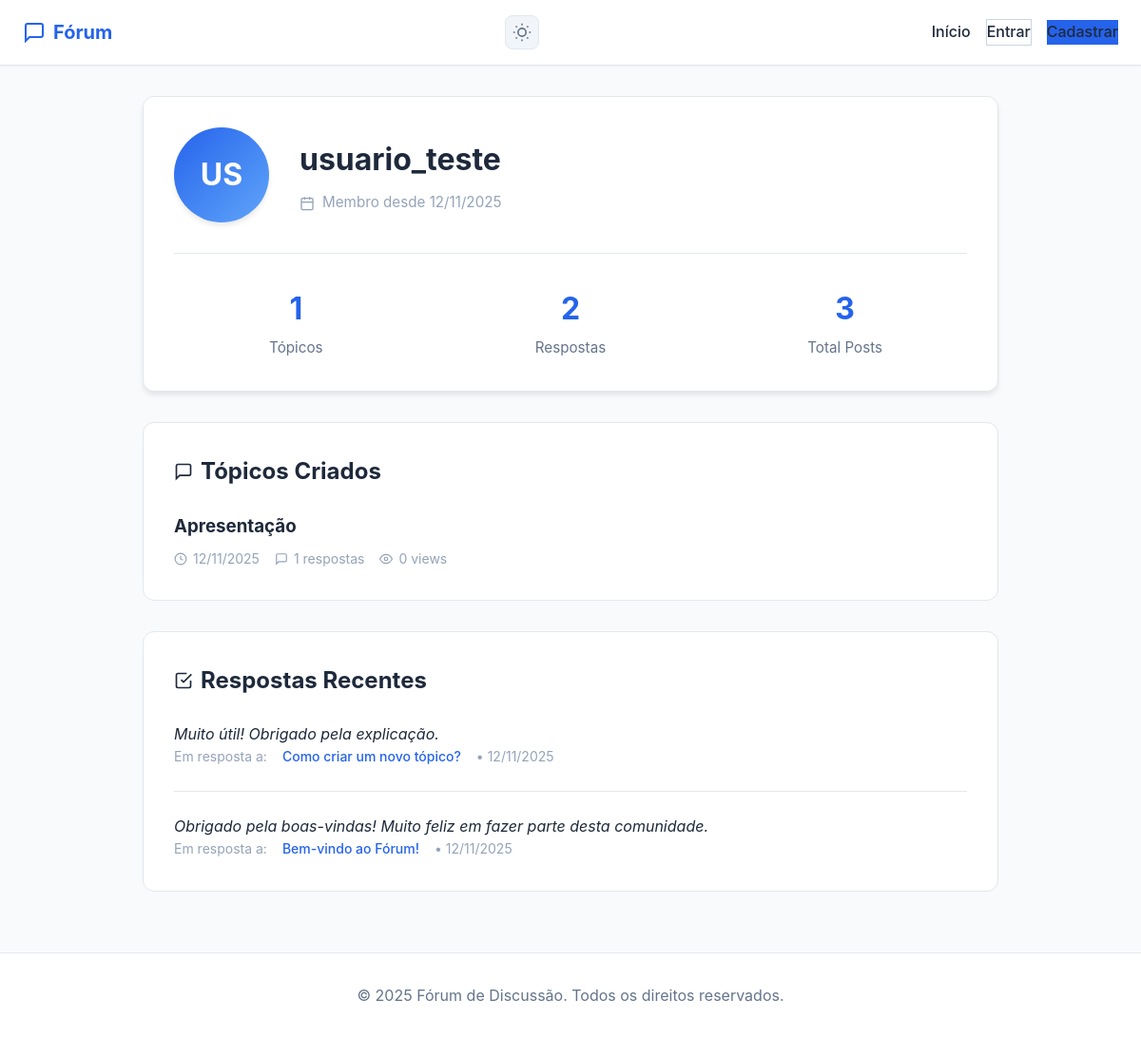
The page /usuario/perfil.php?id=2 on the database its author committed.
### tables this page shows
CREATE TABLE usuarios (
    id INT AUTO_INCREMENT PRIMARY KEY,
    nome_usuario VARCHAR(50) UNIQUE NOT NULL,
    email VARCHAR(100) UNIQUE NOT NULL,
    senha_hash VARCHAR(255) NOT NULL,
    data_cadastro DATETIME DEFAULT CURRENT_TIMESTAMP,
    INDEX idx_email (email),
    INDEX idx_nome_usuario (nome_usuario)
);

CREATE TABLE topicos (
    id INT AUTO_INCREMENT PRIMARY KEY,
    id_usuario INT NOT NULL,
    titulo VARCHAR(200) NOT NULL,
    conteudo TEXT NOT NULL,
    visualizacoes INT DEFAULT 0,
    data_criacao DATETIME DEFAULT CURRENT_TIMESTAMP,
    FOREIGN KEY (id_usuario) REFERENCES usuarios(id) ON DELETE CASCADE,
    INDEX idx_data_criacao (data_criacao DESC),
    INDEX idx_usuario (id_usuario)
);

CREATE TABLE respostas (
    id INT AUTO_INCREMENT PRIMARY KEY,
    id_topico INT NOT NULL,
    id_usuario INT NOT NULL,
    conteudo TEXT NOT NULL,
    data_criacao DATETIME DEFAULT CURRENT_TIMESTAMP,
    FOREIGN KEY (id_topico) REFERENCES topicos(id) ON DELETE CASCADE,
    FOREIGN KEY (id_usuario) REFERENCES usuarios(id) ON DELETE CASCADE,
    INDEX idx_topico (id_topico),
    INDEX idx_data_criacao (data_criacao)
);

### config.php (called while the page is built, shortened)
<?php
function limparInput($data) {
    $data = trim($data);
    $data = stripslashes($data);
    $data = htmlspecialchars($data, ENT_QUOTES, 'UTF-8');
    return $data;
}
function estaLogado() {
    return isset($_SESSION['user_id']) && !empty($_SESSION['user_id']);
}
?>

### usuario/perfil.php (the view, shortened to what this page needs)
<?php
require_once '../config.php';
$usuario_id = intval($_GET['id']);
$conn = conectarDB();
$stmt = $conn->prepare("SELECT id, nome_usuario, email, data_cadastro FROM usuarios WHERE id = ?");
$stmt->bind_param("i", $usuario_id);
$stmt->execute();
$resultado = $stmt->get_result();
$usuario = $resultado->fetch_assoc();
$stmt = $conn->prepare("SELECT COUNT(*) as total FROM topicos WHERE id_usuario = ?");
$stmt->bind_param("i", $usuario_id);
$stmt->execute();
$total_topicos = $stmt->get_result()->fetch_assoc()['total'];
$stmt = $conn->prepare("SELECT COUNT(*) as total FROM respostas WHERE id_usuario = ?");
$stmt->bind_param("i", $usuario_id);
$stmt->execute();
$total_respostas = $stmt->get_result()->fetch_assoc()['total'];
$stmt = $conn->prepare("SELECT t.id, t.titulo, t.data_criacao, t.visualizacoes,
                        (SELECT COUNT(*) FROM respostas WHERE id_topico = t.id) as total_respostas
                        FROM topicos t
                        WHERE t.id_usuario = ?
                        ORDER BY t.data_criacao DESC
                        LIMIT 5");
$stmt->bind_param("i", $usuario_id);
$stmt->execute();
$topicos_recentes = $stmt->get_result();
$stmt = $conn->prepare("SELECT r.id, r.conteudo, r.data_criacao, t.id as topico_id, t.titulo as topico_titulo
                        FROM respostas r
                        INNER JOIN topicos t ON r.id_topico = t.id
                        WHERE r.id_usuario = ?
                        ORDER BY r.data_criacao DESC
                        LIMIT 5");
$stmt->bind_param("i", $usuario_id);
$stmt->execute();
$respostas_recentes = $stmt->get_result();
function gerarIniciais($nome) {
    $palavras = explode(' ', $nome);
    return strtoupper(substr($nome, 0, 2));
}
include '../includes/header.php';
?>
<div class="perfil-container">
    <div class="perfil-card">
        <div class="perfil-header">
            <div class="avatar-large">
                <?php echo gerarIniciais($usuario['nome_usuario']); ?>
            </div>
            <div class="perfil-info">
                <h1><?php echo limparInput($usuario['nome_usuario']); ?></h1>
                <p class="membro-desde">
                    <svg width="16" height="16" viewBox="0 0 24 24" fill="none" stroke="currentColor" stroke-width="2">
                        <rect x="3" y="4" width="18" height="18" rx="2" ry="2"></rect>
                        <line x1="16" y1="2" x2="16" y2="6"></line>
                        <line x1="8" y1="2" x2="8" y2="6"></line>
                        <line x1="3" y1="10" x2="21" y2="10"></line>
                    </svg>
                    Membro desde <?php echo date('d/m/Y', strtotime($usuario['data_cadastro'])); ?>
                </p>
            </div>
        </div>
        <div class="perfil-stats">
            <div class="stat-item">
                <div class="stat-value"><?php echo $total_topicos; ?></div>
                <div class="stat-label">Tópicos</div>
            </div>
            <div class="stat-item">
                <div class="stat-value"><?php echo $total_respostas; ?></div>
                <div class="stat-label">Respostas</div>
            </div>
            <div class="stat-item">
                <div class="stat-value"><?php echo $total_topicos + $total_respostas; ?></div>
                <div class="stat-label">Total Posts</div>
            </div>
        </div>
    </div>
    <div class="atividades-section">
        <h2>
            <svg width="20" height="20" viewBox="0 0 24 24" fill="none" stroke="currentColor" stroke-width="2">
                <path d="M21 15a2 2 0 0 1-2 2H7l-4 4V5a2 2 0 0 1 2-2h14a2 2 0 0 1 2 2z"></path>
            </svg>
            Tópicos Criados
        </h2>
        <?php if ($topicos_recentes->num_rows > 0): ?>
            <div class="atividades-lista">
                <?php while ($topico = $topicos_recentes->fetch_assoc()): ?>
                    <div class="atividade-item">
                        <h3>
                            <a href="/forum/topicos/ver.php?id=<?php echo $topico['id']; ?>">
                                <?php echo limparInput($topico['titulo']); ?>
                            </a>
                        </h3>
                        <div class="atividade-meta">
                            <span>
                                <svg width="14" height="14" viewBox="0 0 24 24" fill="none" stroke="currentColor" stroke-width="2">
                                    <circle cx="12" cy="12" r="10"></circle>
                                    <polyline points="12 6 12 12 16 14"></polyline>
                                </svg>
                                <?php echo date('d/m/Y', strtotime($topico['data_criacao'])); ?>
                            </span>
                            <span>
                                <svg width="14" height="14" viewBox="0 0 24 24" fill="none" stroke="currentColor" stroke-width="2">
                                    <path d="M21 15a2 2 0 0 1-2 2H7l-4 4V5a2 2 0 0 1 2-2h14a2 2 0 0 1 2 2z"></path>
                                </svg>
                                <?php echo $topico['total_respostas']; ?> respostas
                            </span>
                            <span>
                                <svg width="14" height="14" viewBox="0 0 24 24" fill="none" stroke="currentColor" stroke-width="2">
                                    <path d="M1 12s4-8 11-8 11 8 11 8-4 8-11 8-11-8-11-8z"></path>
                                    <circle cx="12" cy="12" r="3"></circle>
                                </svg>
                                <?php echo $topico['visualizacoes']; ?> views
                            </span>
                        </div>
                    </div>
                <?php endwhile; ?>
            </div>
        <?php else: ?>
            <p class="sem-atividades">Nenhum tópico criado ainda.</p>
        <?php endif; ?>
    </div>
    <div class="atividades-section">
        <h2>
            <svg width="20" height="20" viewBox="0 0 24 24" fill="none" stroke="currentColor" stroke-width="2">
                <polyline points="9 11 12 14 22 4"></polyline>
                <path d="M21 12v7a2 2 0 0 1-2 2H5a2 2 0 0 1-2-2V5a2 2 0 0 1 2-2h11"></path>
            </svg>
            Respostas Recentes
        </h2>
        <?php if ($respostas_recentes->num_rows > 0): ?>
            <div class="atividades-lista">
                <?php while ($resposta = $respostas_recentes->fetch_assoc()): ?>
                    <div class="atividade-item">
                        <p class="resposta-preview">
                            <?php
                            $preview = limparInput($resposta['conteudo']);
                            echo strlen($preview) > 100 ? substr($preview, 0, 100) . '...' : $preview;
                            ?>
                        </p>
                        <div class="atividade-meta">
                            <span>Em resposta a:</span>
                            <a href="/forum/topicos/ver.php?id=<?php echo $resposta['topico_id']; ?>">
                                <?php echo limparInput($resposta['topico_titulo']); ?>
                            </a>
                            <span class="data-resposta">
                                • <?php echo date('d/m/Y', strtotime($resposta['data_criacao'])); ?>
                            </span>
                        </div>
                    </div>
                <?php endwhile; ?>
            </div>
        <?php else: ?>
            <p class="sem-atividades">Nenhuma resposta ainda.</p>
        <?php endif; ?>
    </div>
</div>
<?php
include '../includes/footer.php';
?>

### includes/header.php (shortened to what this page needs)
<!DOCTYPE html>
<html lang="pt-BR">
<head>
    <link rel="stylesheet" href="/forum/assets/css/style.css">
</head>
<body>
    <nav class="navbar">
        <div class="container">
            <div class="nav-content">
                <a href="/forum/index.php" class="logo">
                    <svg width="24" height="24" viewBox="0 0 24 24" fill="none" stroke="currentColor" stroke-width="2">
                        <path d="M21 15a2 2 0 0 1-2 2H7l-4 4V5a2 2 0 0 1 2-2h14a2 2 0 0 1 2 2z"></path>
                    </svg>
                    Fórum
                </a>
                <button id="theme-switcher" class="btn-icon" title="Mudar tema">
                </button>
                <div class="nav-links">
                    <a href="/forum/index.php">Início</a>
                    <?php if (estaLogado()): ?>
                        <a href="/forum/topicos/criar.php" class="btn-primary">Novo Tópico</a>
                        <span class="user-info">Olá, <strong><?php echo limparInput(obterNomeUsuario()); ?></strong></span>
                        <a href="/forum/auth/logout.php" class="btn-outline">Sair</a>
                    <?php else: ?>
                        <a href="/forum/auth/login.php" class="btn-outline">Entrar</a>
                        <a href="/forum/auth/registro.php" class="btn-primary">Cadastrar</a>
                    <?php endif; ?>
                </div>
            </div>
        </div>
    </nav>
    <main class="main-container">

### includes/footer.php (shortened to what this page needs)
    </main>
    <footer class="footer">
        <div class="container">
            <p>&copy; <?php echo date('Y'); ?> Fórum de Discussão. Todos os direitos reservados.</p>
        </div>
    </footer>
</body>
</html>

### assets/css/style.css (style rules this page uses)
* { margin: 0; padding: 0; box-sizing: border-box; }
:root { --primary: #2563eb; --primary-hover: #1d4ed8; --secondary: #64748b; --success: #10b981; --danger: #ef4444; --warning: #f59e0b; --info: #3b82f6; --bg-main: #f8fafc; --bg-card: #ffffff; --bg-hover: #f1f5f9; --text-primary: #1e293b; --text-secondary: #64748b; --text-light: #94a3b8; --border: #e2e8f0; --border-dark: #cbd5e1; --shadow-sm: 0 1px 2px 0 rgba(0, 0, 0, 0.05); --shadow-md: 0 4px 6px -1px rgba(0, 0, 0, 0.1); --shadow-lg: 0 10px 15px -3px rgba(0, 0, 0, 0.1); --radius-sm: 6px; --radius-md: 8px; --radius-lg: 12px; }
body { font-family: -apple-system, BlinkMacSystemFont, 'Segoe UI', Roboto, 'Helvetica Neue', Arial, sans-serif; background: var(--bg-main); color: var(--text-primary); line-height: 1.6; min-height: 100vh; display: flex; flex-direction: column; transition: background 0.3s, color 0.3s; }
.navbar { background: var(--bg-card); border-bottom: 1px solid var(--border); padding: 1rem 0; box-shadow: var(--shadow-sm); position: sticky; top: 0; z-index: 1000; transition: background 0.3s, border-bottom 0.3s; }
.nav-content { display: flex; justify-content: space-between; align-items: center; }
.logo { display: flex; align-items: center; gap: 0.5rem; font-size: 1.25rem; font-weight: 700; color: var(--primary); text-decoration: none; transition: color 0.2s; }
.nav-links { display: flex; align-items: center; gap: 1rem; }
.nav-links a { text-decoration: none; color: var(--text-primary); font-weight: 500; transition: color 0.2s; }
.container { max-width: 1200px; margin: 0 auto; padding: 0 1.5rem; }
.main-container { flex: 1; padding: 2rem 0; }
.btn-primary { background: var(--primary); color: white; }
.btn-outline { background: transparent; color: var(--text-primary); border: 1px solid var(--border-dark); }
.footer { background: var(--bg-card); border-top: 1px solid var(--border); padding: 2rem 0; margin-top: auto; text-align: center; color: var(--text-secondary); }
.btn-icon { display: flex; align-items: center; justify-content: center; width: 36px; height: 36px; background: var(--bg-hover); border: 1px solid var(--border); border-radius: var(--radius-md); cursor: pointer; transition: all 0.2s; color: var(--text-secondary); }
.resposta-preview { font-style: italic; }
.perfil-container { max-width: 900px; margin: 0 auto; }
.perfil-card { background: var(--bg-card); border: 1px solid var(--border); border-radius: var(--radius-lg); padding: 2rem; margin-bottom: 2rem; box-shadow: var(--shadow-md); }
.perfil-header { display: flex; gap: 2rem; align-items: center; margin-bottom: 2rem; padding-bottom: 2rem; border-bottom: 1px solid var(--border); }
.avatar-large { width: 100px; height: 100px; background: linear-gradient(135deg, var(--primary), #60a5fa); border-radius: 50%; display: flex; align-items: center; justify-content: center; color: white; font-size: 2rem; font-weight: 700; box-shadow: var(--shadow-md); }
.perfil-info h1 { margin-bottom: 0.5rem; color: var(--text-primary); }
.membro-desde { display: flex; align-items: center; gap: 0.5rem; color: var(--text-light); font-size: 0.95rem; }
.perfil-stats { display: grid; grid-template-columns: repeat(3, 1fr); gap: 2rem; }
.stat-item { text-align: center; }
.stat-value { font-size: 2rem; font-weight: 700; color: var(--primary); margin-bottom: 0.25rem; }
.stat-label { color: var(--text-secondary); font-size: 0.95rem; }
.atividades-section { background: var(--bg-card); border: 1px solid var(--border); border-radius: var(--radius-lg); padding: 2rem; margin-bottom: 2rem; }
.atividades-section h2 { display: flex; align-items: center; gap: 0.5rem; margin-bottom: 1.5rem; color: var(--text-primary); }
.atividades-lista { display: flex; flex-direction: column; gap: 1.5rem; }
.atividade-item { padding-bottom: 1.5rem; border-bottom: 1px solid var(--border); }
.atividade-item:last-child { padding-bottom: 0; border-bottom: none; }
.atividade-item h3 { margin-bottom: 0.5rem; }
.atividade-item h3 a { color: var(--text-primary); text-decoration: none; transition: color 0.2s; }
.atividade-meta { display: flex; flex-wrap: wrap; gap: 1rem; align-items: center; font-size: 0.875rem; color: var(--text-light); }
.atividade-meta span { display: flex; align-items: center; gap: 0.375rem; }
.atividade-meta a { color: var(--primary); text-decoration: none; font-weight: 500; }
.data-resposta { color: var(--text-light); }

### rows shown on the page
usuarios: nome_usuario "US", nome_usuario "usuario_teste", data_cadastro "12/11/2025"
topicos: titulo "Apresentação", data_criacao "12/11/2025", total_respostas "1", visualizacoes "0"
respostas: conteudo "Muito útil! Obrigado pela explicação.", id_topico.titulo "Como criar um novo tópico?", data_criacao "12/11/2025"
respostas: conteudo "Obrigado pela boas-vindas! Muito feliz em fazer parte desta comunidade.", id_topico.titulo "Bem-vindo ao Fórum!", data_criacao "12/11/2025"

### other values the page prints
$total_topicos "1"
$total_respostas "2"
$total_topicos + $total_respostas "3"
